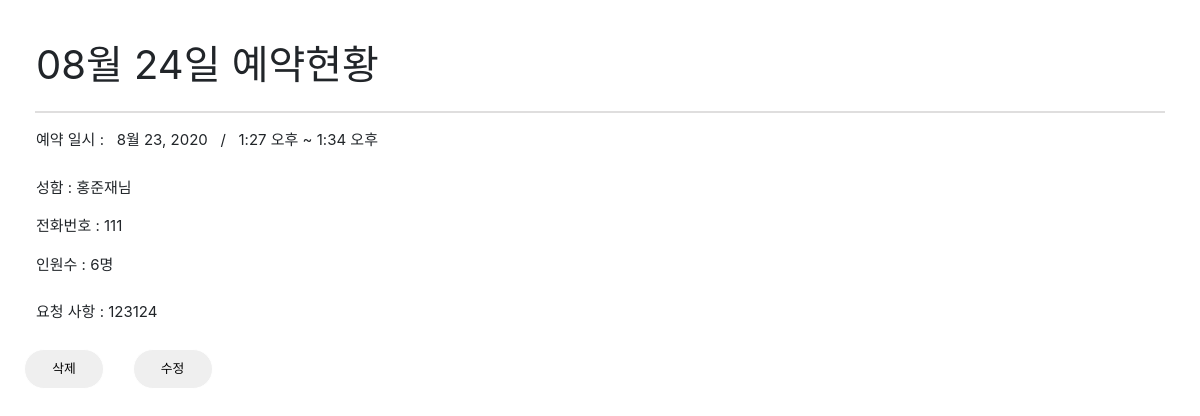
The app's page /read/ with its own data.
### rsv/models.py (models this page shows, shortened)
class Board(models.Model):
    name = models.CharField(max_length=10)
    phone_number = models.CharField(max_length=11)
    start_date = models.DateField()
    end_date = models.DateField()
    start_time = models.TimeField()
    end_time = models.TimeField()
    people = models.IntegerField()
    memo = models.TextField()
    m_d = models.CharField(max_length=5)

### rsv/views.py (the view)
# urls.py: path('read/', views.read, name="read"),
def read(request):
    content = Board.objects
    return render(request, 'read.html', {'boards':content})

### rsv/templates/read.html (shortened to what this page needs)
<html lang="en">
<head>
    <link rel="stylesheet" href="https://stackpath.bootstrapcdn.com/bootstrap/4.4.1/css/bootstrap.min.css">
</head>
<body>
    <div class="header">
        08월 24일 예약현황
    </div>
    <hr>
    <div>
        {%for read in boards.all%}
        {%if read.m_d == "08_23"%}
        <div class="content">
            예약 일시 :<span> &nbsp; {{read.start_date}} &nbsp; </span>
            <span>/ &nbsp; {{read.start_time}}&nbsp;~&nbsp;{{read.end_time}}</span>
        </div>
        <div class="info">
            <P>성함 : {{read.name}}님 </P>
            <p> 전화번호 : {{read.phone_number}} </p>
            <p>인원수 : {{read.people}}명</p>
        </div>
        <div class="memo">
            요청 사항 : {{read.memo}}
        </div>
        <span>
        <div class>
            <a href="/delete/{{read.id}}"><small> <button onclick="button_event();">삭제</button></small></a>
            <a href="/update/{{read.id}}"><small> <button>수정</button></small></a>
        </div>
        </span>
        {%endif%}
        {%endfor%}
    </div>
</body>
</html>

### rsv/templates/read.html (style rules this page uses)
a:link { color: black; text-decoration: none; }
a { margin-left: 2%; }
hr { width: 94%; border: rgb(223, 222, 222) 0.1px solid; }
.header { margin-top: 35px; margin-left: 3%; font-size: 40px; }
.content, .info, .memo { margin-bottom: 25px; margin-left: 3%; font-size: 15px; }
button { border: white 1px solid; width: 80px; height: 40px; border-radius: 20px; }

### records on screen
Board: start_date "8월 23, 2020", start_time "1:27 오후", end_time "1:34 오후", name "홍준재", phone_number "111", people "6", memo "123124"
